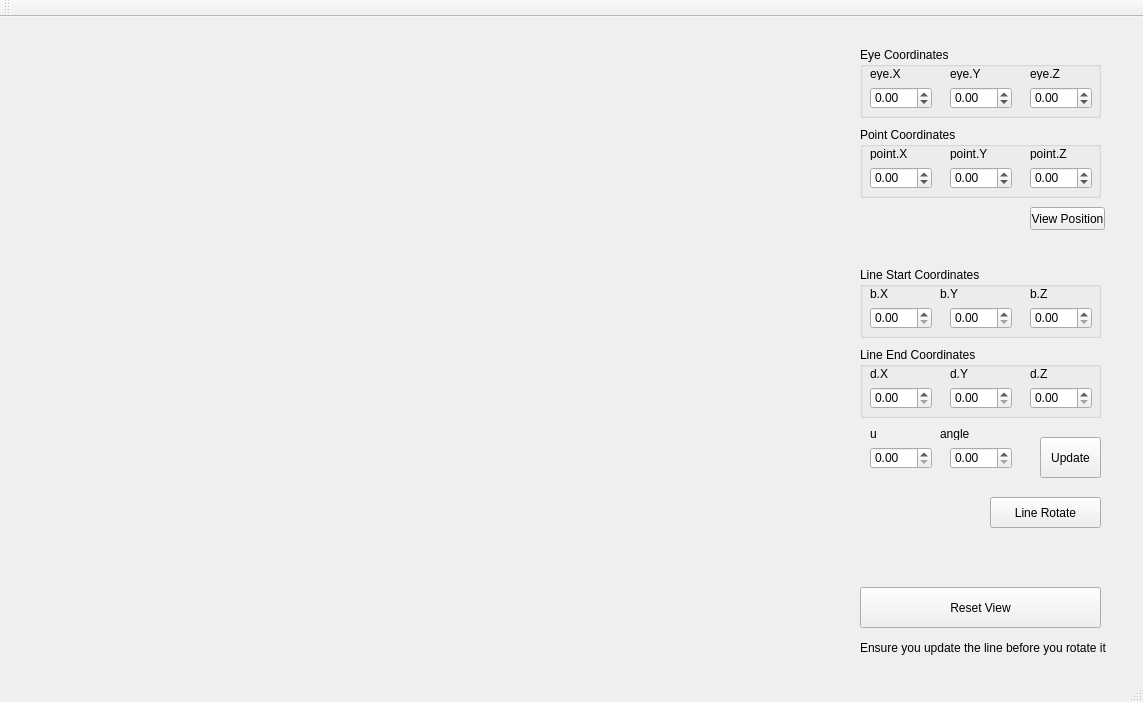
<?xml version="1.0" encoding="UTF-8"?>
<ui version="4.0">
 <class>MainWindow</class>
 <widget class="QMainWindow" name="MainWindow">
  <property name="geometry">
   <rect>
    <x>0</x>
    <y>0</y>
    <width>1143</width>
    <height>702</height>
   </rect>
  </property>
  <property name="windowTitle">
   <string>MainWindow</string>
  </property>
  <widget class="QWidget" name="centralWidget">
   <widget class="QWidget" name="OpenGL" native="true">
    <property name="geometry">
     <rect>
      <x>30</x>
      <y>0</y>
      <width>821</width>
      <height>641</height>
     </rect>
    </property>
   </widget>
   <widget class="QPushButton" name="ViewPosition">
    <property name="geometry">
     <rect>
      <x>1030</x>
      <y>190</y>
      <width>75</width>
      <height>23</height>
     </rect>
    </property>
    <property name="text">
     <string>View Position</string>
    </property>
   </widget>
   <widget class="QPushButton" name="LineRotatioin">
    <property name="geometry">
     <rect>
      <x>990</x>
      <y>480</y>
      <width>111</width>
      <height>31</height>
     </rect>
    </property>
    <property name="text">
     <string>Line Rotate</string>
    </property>
   </widget>
   <widget class="QPushButton" name="DefaultPosition">
    <property name="geometry">
     <rect>
      <x>860</x>
      <y>570</y>
      <width>241</width>
      <height>41</height>
     </rect>
    </property>
    <property name="text">
     <string>Reset View</string>
    </property>
   </widget>
   <widget class="QDoubleSpinBox" name="angle">
    <property name="geometry">
     <rect>
      <x>950</x>
      <y>430</y>
      <width>62</width>
      <height>22</height>
     </rect>
    </property>
   </widget>
   <widget class="QDoubleSpinBox" name="u">
    <property name="geometry">
     <rect>
      <x>870</x>
      <y>430</y>
      <width>62</width>
      <height>22</height>
     </rect>
    </property>
   </widget>
   <widget class="QPushButton" name="updatePosition">
    <property name="geometry">
     <rect>
      <x>1040</x>
      <y>420</y>
      <width>61</width>
      <height>41</height>
     </rect>
    </property>
    <property name="text">
     <string>Update</string>
    </property>
   </widget>
   <widget class="QLabel" name="label">
    <property name="geometry">
     <rect>
      <x>870</x>
      <y>60</y>
      <width>91</width>
      <height>16</height>
     </rect>
    </property>
    <property name="text">
     <string/>
    </property>
   </widget>
   <widget class="QLabel" name="label_15">
    <property name="geometry">
     <rect>
      <x>940</x>
      <y>410</y>
      <width>47</width>
      <height>13</height>
     </rect>
    </property>
    <property name="text">
     <string>angle</string>
    </property>
   </widget>
   <widget class="QLabel" name="label_16">
    <property name="geometry">
     <rect>
      <x>870</x>
      <y>410</y>
      <width>47</width>
      <height>13</height>
     </rect>
    </property>
    <property name="text">
     <string>u</string>
    </property>
   </widget>
   <widget class="QGroupBox" name="groupBox_2">
    <property name="geometry">
     <rect>
      <x>860</x>
      <y>30</y>
      <width>241</width>
      <height>71</height>
     </rect>
    </property>
    <property name="title">
     <string>Eye Coordinates</string>
    </property>
    <widget class="QDoubleSpinBox" name="eyeX">
     <property name="geometry">
      <rect>
       <x>10</x>
       <y>40</y>
       <width>62</width>
       <height>22</height>
      </rect>
     </property>
     <property name="minimum">
      <double>-15.000000000000000</double>
     </property>
     <property name="value">
      <double>0.000000000000000</double>
     </property>
    </widget>
    <widget class="QLabel" name="label_7">
     <property name="geometry">
      <rect>
       <x>10</x>
       <y>20</y>
       <width>47</width>
       <height>13</height>
      </rect>
     </property>
     <property name="text">
      <string>eye.X</string>
     </property>
    </widget>
    <widget class="QDoubleSpinBox" name="eyeY">
     <property name="geometry">
      <rect>
       <x>90</x>
       <y>40</y>
       <width>62</width>
       <height>22</height>
      </rect>
     </property>
     <property name="minimum">
      <double>-14.000000000000000</double>
     </property>
    </widget>
    <widget class="QLabel" name="label_4">
     <property name="geometry">
      <rect>
       <x>90</x>
       <y>20</y>
       <width>47</width>
       <height>13</height>
      </rect>
     </property>
     <property name="text">
      <string>eye.Y</string>
     </property>
    </widget>
    <widget class="QDoubleSpinBox" name="eyeZ">
     <property name="geometry">
      <rect>
       <x>170</x>
       <y>40</y>
       <width>62</width>
       <height>22</height>
      </rect>
     </property>
     <property name="minimum">
      <double>-16.000000000000000</double>
     </property>
     <property name="value">
      <double>0.000000000000000</double>
     </property>
    </widget>
    <widget class="QLabel" name="label_8">
     <property name="geometry">
      <rect>
       <x>170</x>
       <y>20</y>
       <width>47</width>
       <height>13</height>
      </rect>
     </property>
     <property name="text">
      <string>eye.Z</string>
     </property>
    </widget>
   </widget>
   <widget class="QGroupBox" name="groupBox">
    <property name="geometry">
     <rect>
      <x>860</x>
      <y>110</y>
      <width>241</width>
      <height>71</height>
     </rect>
    </property>
    <property name="title">
     <string>Point Coordinates</string>
    </property>
    <widget class="QDoubleSpinBox" name="positionX">
     <property name="geometry">
      <rect>
       <x>10</x>
       <y>40</y>
       <width>62</width>
       <height>22</height>
      </rect>
     </property>
     <property name="minimum">
      <double>-20.000000000000000</double>
     </property>
    </widget>
    <widget class="QLabel" name="label_3">
     <property name="geometry">
      <rect>
       <x>10</x>
       <y>20</y>
       <width>47</width>
       <height>13</height>
      </rect>
     </property>
     <property name="text">
      <string>point.X</string>
     </property>
    </widget>
    <widget class="QDoubleSpinBox" name="positionY">
     <property name="geometry">
      <rect>
       <x>90</x>
       <y>40</y>
       <width>62</width>
       <height>22</height>
      </rect>
     </property>
     <property name="minimum">
      <double>-16.000000000000000</double>
     </property>
    </widget>
    <widget class="QLabel" name="label_5">
     <property name="geometry">
      <rect>
       <x>90</x>
       <y>20</y>
       <width>47</width>
       <height>13</height>
      </rect>
     </property>
     <property name="text">
      <string>point.Y</string>
     </property>
    </widget>
    <widget class="QLabel" name="label_6">
     <property name="geometry">
      <rect>
       <x>170</x>
       <y>20</y>
       <width>47</width>
       <height>13</height>
      </rect>
     </property>
     <property name="text">
      <string>point.Z</string>
     </property>
    </widget>
    <widget class="QDoubleSpinBox" name="positionZ">
     <property name="geometry">
      <rect>
       <x>170</x>
       <y>40</y>
       <width>62</width>
       <height>22</height>
      </rect>
     </property>
     <property name="minimum">
      <double>-13.000000000000000</double>
     </property>
     <property name="value">
      <double>0.000000000000000</double>
     </property>
    </widget>
   </widget>
   <widget class="QGroupBox" name="groupBox_3">
    <property name="geometry">
     <rect>
      <x>860</x>
      <y>250</y>
      <width>241</width>
      <height>71</height>
     </rect>
    </property>
    <property name="title">
     <string>Line Start Coordinates</string>
    </property>
    <widget class="QLabel" name="label_9">
     <property name="geometry">
      <rect>
       <x>10</x>
       <y>20</y>
       <width>47</width>
       <height>13</height>
      </rect>
     </property>
     <property name="text">
      <string>b.X</string>
     </property>
    </widget>
    <widget class="QDoubleSpinBox" name="bX">
     <property name="geometry">
      <rect>
       <x>10</x>
       <y>40</y>
       <width>62</width>
       <height>22</height>
      </rect>
     </property>
    </widget>
    <widget class="QLabel" name="label_11">
     <property name="geometry">
      <rect>
       <x>80</x>
       <y>20</y>
       <width>47</width>
       <height>13</height>
      </rect>
     </property>
     <property name="text">
      <string>b.Y</string>
     </property>
    </widget>
    <widget class="QDoubleSpinBox" name="bY">
     <property name="geometry">
      <rect>
       <x>90</x>
       <y>40</y>
       <width>62</width>
       <height>22</height>
      </rect>
     </property>
    </widget>
    <widget class="QLabel" name="label_10">
     <property name="geometry">
      <rect>
       <x>170</x>
       <y>20</y>
       <width>47</width>
       <height>13</height>
      </rect>
     </property>
     <property name="text">
      <string>b.Z</string>
     </property>
    </widget>
    <widget class="QDoubleSpinBox" name="bZ">
     <property name="geometry">
      <rect>
       <x>170</x>
       <y>40</y>
       <width>62</width>
       <height>22</height>
      </rect>
     </property>
    </widget>
   </widget>
   <widget class="QGroupBox" name="groupBox_4">
    <property name="geometry">
     <rect>
      <x>860</x>
      <y>330</y>
      <width>241</width>
      <height>71</height>
     </rect>
    </property>
    <property name="title">
     <string>Line End Coordinates</string>
    </property>
    <widget class="QLabel" name="label_12">
     <property name="geometry">
      <rect>
       <x>10</x>
       <y>20</y>
       <width>47</width>
       <height>13</height>
      </rect>
     </property>
     <property name="text">
      <string>d.X</string>
     </property>
    </widget>
    <widget class="QDoubleSpinBox" name="dX">
     <property name="geometry">
      <rect>
       <x>10</x>
       <y>40</y>
       <width>62</width>
       <height>22</height>
      </rect>
     </property>
    </widget>
    <widget class="QDoubleSpinBox" name="dY">
     <property name="geometry">
      <rect>
       <x>90</x>
       <y>40</y>
       <width>62</width>
       <height>22</height>
      </rect>
     </property>
    </widget>
    <widget class="QDoubleSpinBox" name="dZ">
     <property name="geometry">
      <rect>
       <x>170</x>
       <y>40</y>
       <width>62</width>
       <height>22</height>
      </rect>
     </property>
    </widget>
    <widget class="QLabel" name="label_13">
     <property name="geometry">
      <rect>
       <x>90</x>
       <y>20</y>
       <width>47</width>
       <height>13</height>
      </rect>
     </property>
     <property name="text">
      <string>d.Y</string>
     </property>
    </widget>
    <widget class="QLabel" name="label_14">
     <property name="geometry">
      <rect>
       <x>170</x>
       <y>20</y>
       <width>47</width>
       <height>13</height>
      </rect>
     </property>
     <property name="text">
      <string>d.Z</string>
     </property>
    </widget>
   </widget>
   <widget class="QLabel" name="label_2">
    <property name="geometry">
     <rect>
      <x>860</x>
      <y>610</y>
      <width>251</width>
      <height>41</height>
     </rect>
    </property>
    <property name="text">
     <string>Ensure you update the line before you rotate it</string>
    </property>
   </widget>
  </widget>
  <widget class="QMenuBar" name="menuBar">
   <property name="geometry">
    <rect>
     <x>0</x>
     <y>0</y>
     <width>1143</width>
     <height>21</height>
    </rect>
   </property>
  </widget>
  <widget class="QToolBar" name="mainToolBar">
   <attribute name="toolBarArea">
    <enum>TopToolBarArea</enum>
   </attribute>
   <attribute name="toolBarBreak">
    <bool>false</bool>
   </attribute>
  </widget>
  <widget class="QStatusBar" name="statusBar"/>
 </widget>
 <layoutdefault spacing="6" margin="11"/>
 <resources/>
 <connections>
  <connection>
   <sender>eyeX</sender>
   <signal>valueChanged(double)</signal>
   <receiver>MainWindow</receiver>
   <slot>update()</slot>
   <hints>
    <hint type="sourcelabel">
     <x>892</x>
     <y>139</y>
    </hint>
    <hint type="destinationlabel">
     <x>909</x>
     <y>105</y>
    </hint>
   </hints>
  </connection>
  <connection>
   <sender>eyeY</sender>
   <signal>valueChanged(double)</signal>
   <receiver>MainWindow</receiver>
   <slot>update()</slot>
   <hints>
    <hint type="sourcelabel">
     <x>959</x>
     <y>142</y>
    </hint>
    <hint type="destinationlabel">
     <x>989</x>
     <y>103</y>
    </hint>
   </hints>
  </connection>
  <connection>
   <sender>eyeZ</sender>
   <signal>valueChanged(double)</signal>
   <receiver>MainWindow</receiver>
   <slot>update()</slot>
   <hints>
    <hint type="sourcelabel">
     <x>1036</x>
     <y>141</y>
    </hint>
    <hint type="destinationlabel">
     <x>1059</x>
     <y>103</y>
    </hint>
   </hints>
  </connection>
  <connection>
   <sender>positionX</sender>
   <signal>valueChanged(double)</signal>
   <receiver>MainWindow</receiver>
   <slot>update()</slot>
   <hints>
    <hint type="sourcelabel">
     <x>910</x>
     <y>189</y>
    </hint>
    <hint type="destinationlabel">
     <x>914</x>
     <y>206</y>
    </hint>
   </hints>
  </connection>
  <connection>
   <sender>positionY</sender>
   <signal>valueChanged(double)</signal>
   <receiver>MainWindow</receiver>
   <slot>update()</slot>
   <hints>
    <hint type="sourcelabel">
     <x>977</x>
     <y>184</y>
    </hint>
    <hint type="destinationlabel">
     <x>980</x>
     <y>206</y>
    </hint>
   </hints>
  </connection>
  <connection>
   <sender>positionZ</sender>
   <signal>valueChanged(double)</signal>
   <receiver>MainWindow</receiver>
   <slot>update()</slot>
   <hints>
    <hint type="sourcelabel">
     <x>1028</x>
     <y>186</y>
    </hint>
    <hint type="destinationlabel">
     <x>1053</x>
     <y>201</y>
    </hint>
   </hints>
  </connection>
  <connection>
   <sender>ViewPosition</sender>
   <signal>pressed()</signal>
   <receiver>MainWindow</receiver>
   <slot>viewPosition()</slot>
   <hints>
    <hint type="sourcelabel">
     <x>1017</x>
     <y>226</y>
    </hint>
    <hint type="destinationlabel">
     <x>1073</x>
     <y>259</y>
    </hint>
   </hints>
  </connection>
  <connection>
   <sender>dX</sender>
   <signal>valueChanged(double)</signal>
   <receiver>MainWindow</receiver>
   <slot>update()</slot>
   <hints>
    <hint type="sourcelabel">
     <x>903</x>
     <y>381</y>
    </hint>
    <hint type="destinationlabel">
     <x>924</x>
     <y>348</y>
    </hint>
   </hints>
  </connection>
  <connection>
   <sender>dY</sender>
   <signal>valueChanged(double)</signal>
   <receiver>MainWindow</receiver>
   <slot>update()</slot>
   <hints>
    <hint type="sourcelabel">
     <x>977</x>
     <y>384</y>
    </hint>
    <hint type="destinationlabel">
     <x>994</x>
     <y>351</y>
    </hint>
   </hints>
  </connection>
  <connection>
   <sender>dZ</sender>
   <signal>valueChanged(double)</signal>
   <receiver>MainWindow</receiver>
   <slot>update()</slot>
   <hints>
    <hint type="sourcelabel">
     <x>1026</x>
     <y>384</y>
    </hint>
    <hint type="destinationlabel">
     <x>1070</x>
     <y>355</y>
    </hint>
   </hints>
  </connection>
  <connection>
   <sender>angle</sender>
   <signal>valueChanged(double)</signal>
   <receiver>MainWindow</receiver>
   <slot>update()</slot>
   <hints>
    <hint type="sourcelabel">
     <x>1023</x>
     <y>437</y>
    </hint>
    <hint type="destinationlabel">
     <x>933</x>
     <y>403</y>
    </hint>
   </hints>
  </connection>
  <connection>
   <sender>LineRotatioin</sender>
   <signal>pressed()</signal>
   <receiver>MainWindow</receiver>
   <slot>lineRotation()</slot>
   <hints>
    <hint type="sourcelabel">
     <x>1032</x>
     <y>464</y>
    </hint>
    <hint type="destinationlabel">
     <x>1104</x>
     <y>436</y>
    </hint>
   </hints>
  </connection>
  <connection>
   <sender>DefaultPosition</sender>
   <signal>pressed()</signal>
   <receiver>MainWindow</receiver>
   <slot>defaultPosition()</slot>
   <hints>
    <hint type="sourcelabel">
     <x>1021</x>
     <y>517</y>
    </hint>
    <hint type="destinationlabel">
     <x>1099</x>
     <y>510</y>
    </hint>
   </hints>
  </connection>
  <connection>
   <sender>updatePosition</sender>
   <signal>clicked()</signal>
   <receiver>MainWindow</receiver>
   <slot>setLine()</slot>
   <hints>
    <hint type="sourcelabel">
     <x>930</x>
     <y>458</y>
    </hint>
    <hint type="destinationlabel">
     <x>867</x>
     <y>463</y>
    </hint>
   </hints>
  </connection>
  <connection>
   <sender>bZ</sender>
   <signal>valueChanged(double)</signal>
   <receiver>MainWindow</receiver>
   <slot>update()</slot>
   <hints>
    <hint type="sourcelabel">
     <x>1039</x>
     <y>332</y>
    </hint>
    <hint type="destinationlabel">
     <x>1052</x>
     <y>297</y>
    </hint>
   </hints>
  </connection>
  <connection>
   <sender>bY</sender>
   <signal>valueChanged(double)</signal>
   <receiver>MainWindow</receiver>
   <slot>update()</slot>
   <hints>
    <hint type="sourcelabel">
     <x>963</x>
     <y>333</y>
    </hint>
    <hint type="destinationlabel">
     <x>980</x>
     <y>292</y>
    </hint>
   </hints>
  </connection>
  <connection>
   <sender>bX</sender>
   <signal>valueChanged(double)</signal>
   <receiver>MainWindow</receiver>
   <slot>update()</slot>
   <hints>
    <hint type="sourcelabel">
     <x>889</x>
     <y>332</y>
    </hint>
    <hint type="destinationlabel">
     <x>903</x>
     <y>291</y>
    </hint>
   </hints>
  </connection>
 </connections>
 <slots>
  <slot>viewPosition()</slot>
  <slot>lineRotation()</slot>
  <slot>defaultPosition()</slot>
  <slot>toggleAnimation()</slot>
  <slot>outputs()</slot>
  <slot>updatePosition()</slot>
  <slot>setLine()</slot>
 </slots>
</ui>
